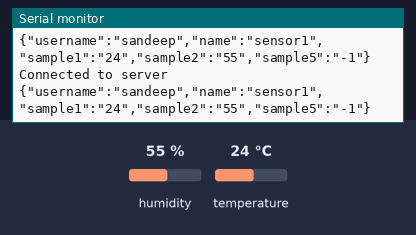
The sketch below on a simulated ESP8266 (NodeMCU). Parts: the last lines printed to the serial monitor. The test bench sets the inputs (shaded band); at power-on: humidity 55 %, temperature 24 °C. WiFi joins after 1.5 s; servers stay silent unless stated.

Above: at 2.7 s.
2.8 s: humidity set to 22 %
At 9.2 s:
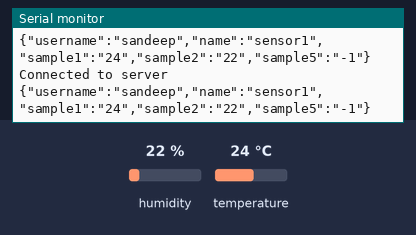
9.8 s: temperature set to 12 °C
At 14.9 s:
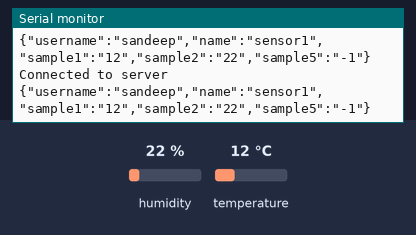
16.8 s: humidity set to 40 %
At 21.8 s:
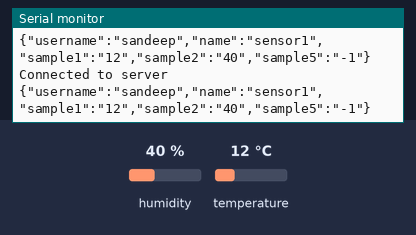
Timing chart, 0 to 23.3 s (numbered marks = the images above; inputs shaded):
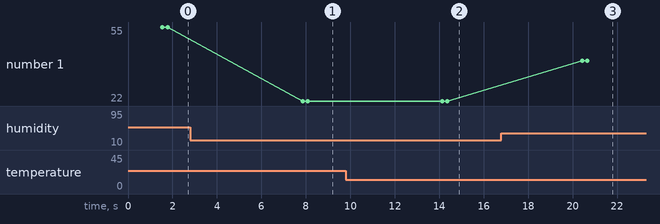

The sketch:

node_JSON_DHT.ino
```cpp
#include "DHT.h"        // including the library of DHT11 temperature and humidity sensor
#define DHTTYPE DHT11   // DHT 11
#include <ESP8266WiFi.h>
#include <ESP8266HTTPClient.h>
#include <WiFiClient.h>
#include "JSON.h"

const char* ssid     = "Sk";
const char* password = "12345678";
void  jsonPOST(String);
#define dht_dpin 0
DHT dht(dht_dpin, DHTTYPE);

// JSON String - {"username":"sandeep","name":"test101","sample1":"9","sample2":"99","sample5":"-1"}

String username="sandeep";
String Device_No="sensor1" ;
int CELSIUS=-1, HUM =-1;

 //form the JSON string with the available sensor data
String getJSON(){
  String data ;
   data += "{\"username\":\"" + String(username)  + "\",\"name\":\"";
   data += String(Device_No);
   data += "\",\"sample1\":\"";
   data += String( CELSIUS); //(unsigned char)
   data += "\",\"sample2\":\"";
   data += String(HUM);
   data += "\",\"sample5\":\"";
   int nosample=-1;
   data += String(nosample);
   data += "\"}";
   return data;
}
void setup() {
 Serial.begin(9600);
  delay(10);
 // We start by connecting to a WiFi network
  Serial.println();
  Serial.println();
  Serial.print("Connecting to ");
  Serial.println(ssid);

  WiFi.mode(WIFI_STA);
  WiFi.begin(ssid, password);

  while (WiFi.status() != WL_CONNECTED) {
    delay(500);
    Serial.print(".");
  }
dht.begin();
  Serial.println("");
  Serial.println("WiFi connected");
  Serial.println("IP address: ");
  Serial.println(WiFi.localIP());

}
void loop() {
    HUM = dht.readHumidity();
    CELSIUS = dht.readTemperature();
    String content =  getJSON() ;
    Serial.println(content);
    jsonPOST( content);
  delay(5000) ;
}
```

JSON.h
```cpp
void jsonPOST(String content) {
  WiFiClient client;

  if (client.connect("arshbir.com", 80)) {
      Serial.println("Connected to server");
  // Make the HTTP request
      client.println("POST /iot/cht/rec.php HTTP/1.1");
      client.println("Host: arshbir.com");
      client.println("Accept: */*");
      client.println("Content-Length: " + String(content.length()));
      client.println("Content-Type: application/json");
      client.println();
      client.println(content);

      Serial.println(content);
  }
  delay(1000);
}
```

Measured:
- after the input at 2.8 s, the serial monitor: prints a new line after 5.1 s (image 1)
- after the input at 9.8 s, the serial monitor: prints a new line after 4.3 s (image 2)
- after the input at 16.8 s, the serial monitor: prints a new line after 3.6 s (image 3)
- plotted number 1: 55 → 22 after the input at 2.8 s, 22 → 40 after the input at 16.8 s
